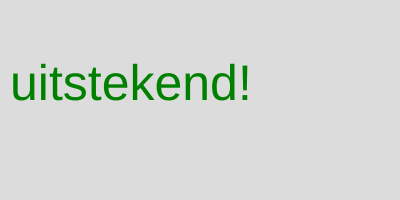
Frame 1 (no input)
Frame 60 (no input): identical to frame 1, image omitted
Frame 120 (the mouse pressed at the canvas centre since frame 60): identical to frame 1, image omitted

The p5.js sketch that drew this single still picture (run headless with seeded random() and noise() and a simulated clock; from frame 60 on, the mouse is pressed at the canvas centre):

// p5.js sketch
// ── sketch.js
let score = 100

function setup() {
  createCanvas(400, 200);
}

function draw() {
  background(220);
  textSize (50)
  if (score > 89){
    fill ("green")
    text ("uitstekend!", 10, 100 )}
  else if (score > 69 && score < 90){
    fill ("yellow")
    text ("Goed gedaan!", 10, 100 )}
  else if (score > 49 && score < 70){
    fill ("orange")
    text ("Voldoende", 10, 100 )}
  else if (score < 50){
    fill ("red")
    text ("Onvoldoende", 10, 100 )}
}
